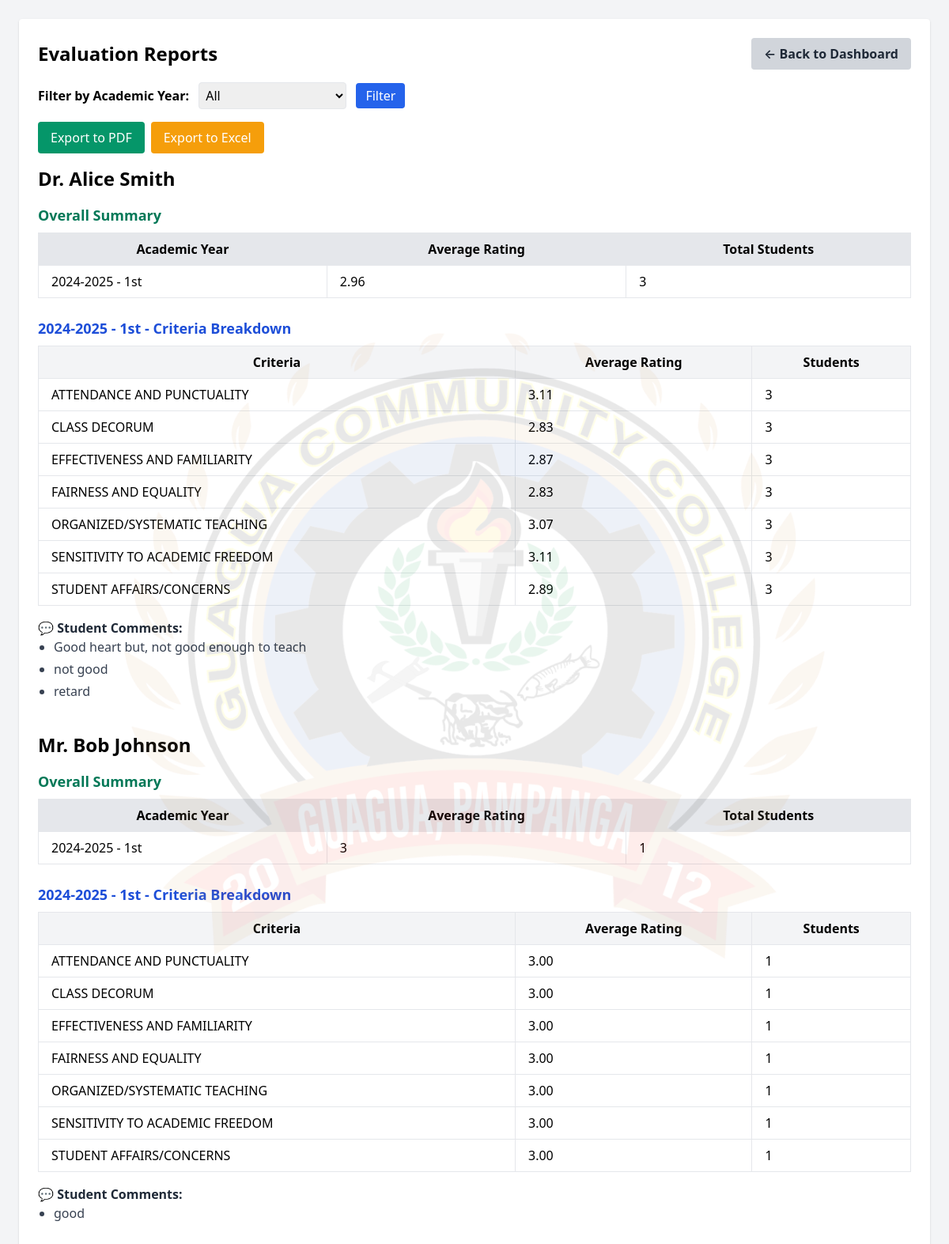
The page /sidebar/evaluation_report.php (signed in) on the database its author committed.
### tables this page shows
CREATE TABLE `faculties` (
  `id` int(11) NOT NULL,
  `faculty_id` varchar(11) NOT NULL,
  `full_name` varchar(150) NOT NULL,
  `department` varchar(100) DEFAULT NULL,
  `position` varchar(100) DEFAULT NULL,
  `created_at` timestamp NOT NULL DEFAULT current_timestamp()
);

### sidebar/evaluation_report.php (the view, shortened to what this page needs)
<?php
require_once '../php/db.php';
$where = '';
$params = [];
$sql = "
SELECT
  f.id AS faculty_id,
  f.full_name AS faculty_name,
  ec.name AS criteria_name,
  ROUND(AVG(er.rating), 2) AS avg_rating,
  COUNT(DISTINCT er.student_id) AS total_students,
  ay.year,
  ay.semester
FROM evaluation_report er
JOIN faculties f ON er.faculty_id = f.id
JOIN questions q ON er.question_id = q.id
JOIN evaluation_criteria ec ON q.criteria_id = ec.id
JOIN academic_years ay ON er.academic_year_id = ay.id
$where
GROUP BY f.id, ec.id, ay.id
ORDER BY f.full_name, ec.name, ay.year DESC
";
$stmt = $pdo->prepare($sql);
$stmt->execute($params);
$rows = $stmt->fetchAll();
$commentSql = "
SELECT
  f.id AS faculty_id,
  ay.year,
  ay.semester,
  GROUP_CONCAT(DISTINCT er.comment SEPARATOR ' | ') AS comments
FROM evaluation_report er
JOIN faculties f ON er.faculty_id = f.id
JOIN academic_years ay ON er.academic_year_id = ay.id
WHERE er.comment IS NOT NULL AND er.comment != ''
" . ($where ? " AND er.academic_year_id = ?" : "") . "
GROUP BY f.id, ay.id
ORDER BY ay.year DESC, ay.semester DESC
";
$commentStmt = $pdo->prepare($commentSql);
$commentStmt->execute($params);
$comments = $commentStmt->fetchAll();
$grouped = [];
foreach ($rows as $row) {
    $fid    = $row['faculty_id'];
    $period = $row['year'] . ' - ' . $row['semester'];
    if (!isset($grouped[$fid])) {
        $grouped[$fid] = [
            'name'    => $row['faculty_name'],
            'periods' => []
        ];
    }
    if (!isset($grouped[$fid]['periods'][$period])) {
        $grouped[$fid]['periods'][$period] = ['ratings' => [], 'comments' => []];
    }
    $grouped[$fid]['periods'][$period]['ratings'][] = $row;
}
foreach ($comments as $c) {
    $fid    = $c['faculty_id'];
    $period = $c['year'] . ' - ' . $c['semester'];
    if (isset($grouped[$fid]['periods'][$period])) {
        $grouped[$fid]['periods'][$period]['comments'] = explode(' | ', $c['comments']);
    }
}
?>
<!DOCTYPE html>
<html>
<head>
    <link href="https://cdn.jsdelivr.net/npm/tailwindcss@2.2.19/dist/tailwind.min.css" rel="stylesheet">
    </head>
<body class="bg-gray-100 p-6">
<div class="max-w-6xl mx-auto bg-white p-6 rounded shadow">
    <div class="flex justify-between items-center mb-4">
        <h1 class="text-2xl font-bold">Evaluation Reports</h1>
        <a href="../php/admin_dashboard.php" class="bg-gray-300 hover:bg-gray-400 text-gray-800 font-semibold px-4 py-2 rounded">
            ← Back to Dashboard
        </a>
    </div>
    <form method="GET" class="mb-4">
        <label for="academic_year_id" class="font-semibold">Filter by Academic Year:</label>
        <select name="academic_year_id" id="academic_year_id" class="border p-1 rounded ml-2">
            <option value="">All</option>
        </select>
        <button type="submit" class="ml-2 px-3 py-1 bg-blue-600 text-white rounded">Filter</button>
    </form>
    <div class="mb-4 flex space-x-2">
        <form method="POST" action="export_pdf.php">
            <button type="submit" class="px-4 py-2 bg-green-600 text-white rounded">Export to PDF</button>
        </form>
        <form method="POST" action="export_excel.php">
            <button type="submit" class="px-4 py-2 bg-yellow-500 text-white rounded">Export to Excel</button>
        </form>
    </div>
    <?php if (empty($grouped)): ?>
        <p class="text-gray-500">No evaluation data found.</p>
    <?php else: ?>
        <?php foreach ($grouped as $fid => $faculty): ?>
            <div class="mb-10">
                <h2 class="text-2xl font-bold mb-4"><?= htmlspecialchars($faculty['name']) ?></h2>
                <div class="mb-6">
                    <h3 class="text-lg font-semibold text-green-700 mb-2">Overall Summary</h3>
                    <table class="w-full table-auto border mb-4">
                        <thead>
                            <tr class="bg-gray-200">
                                <th class="border px-4 py-2">Academic Year</th>
                                <th class="border px-4 py-2">Average Rating</th>
                                <th class="border px-4 py-2">Total Students</th>
                            </tr>
                        </thead>
                        <tbody>
                            <?php foreach ($faculty['periods'] as $period => $data): ?>
                                <?php
                                $allRatings = array_column($data['ratings'], 'avg_rating');
                                $periodAvg  = !empty($allRatings) ? round(array_sum($allRatings) / count($allRatings), 2) : '-';
                                $studentCounts = array_column($data['ratings'], 'total_students');
                                $uniqueStudents = max($studentCounts);
                                ?>
                                <tr>
                                    <td class="border px-4 py-2"><?= htmlspecialchars($period) ?></td>
                                    <td class="border px-4 py-2"><?= $periodAvg ?></td>
                                    <td class="border px-4 py-2"><?= $uniqueStudents ?></td>
                                </tr>
                            <?php endforeach; ?>
                        </tbody>
                    </table>
                </div>
                <?php foreach ($faculty['periods'] as $period => $data): ?>
                    <h3 class="text-lg font-semibold text-blue-700 mb-2"><?= htmlspecialchars($period) ?> - Criteria Breakdown</h3>
                    <table class="w-full table-auto border mb-4">
                        <thead>
                            <tr class="bg-gray-100">
                                <th class="border px-4 py-2">Criteria</th>
                                <th class="border px-4 py-2">Average Rating</th>
                                <th class="border px-4 py-2">Students</th>
                            </tr>
                        </thead>
                        <tbody>
                            <?php foreach ($data['ratings'] as $entry): ?>
                                <tr>
                                    <td class="border px-4 py-2"><?= htmlspecialchars($entry['criteria_name']) ?></td>
                                    <td class="border px-4 py-2"><?= $entry['avg_rating'] ?></td>
                                    <td class="border px-4 py-2"><?= $entry['total_students'] ?></td>
                                </tr>
                            <?php endforeach; ?>
                        </tbody>
                    </table>
                    <?php if (!empty($data['comments'])): ?>
                        <div class="mt-4 mb-6">
                            <h4 class="text-md font-semibold text-gray-800">💬 Student Comments:</h4>
                            <ul class="list-disc pl-5 space-y-1 text-gray-700">
                                <?php foreach ($data['comments'] as $c): ?>
                                    <li><?= htmlspecialchars($c) ?></li>
                                <?php endforeach; ?>
                            </ul>
                        </div>
                    <?php endif; ?>
                <?php endforeach; ?>
            </div>
        <?php endforeach; ?>
    <?php endif; ?>
</div>
</body>
</html>

### sidebar/evaluation_report.php (style rules this page uses)
body { position: relative; background-color: #f3f4f6; }
body::before { content: ""; position: fixed; top: 0; left: 0; width: 100%; height: 100%; background: url('../php/logo.png') no-repeat center center; background-size: 900px 900px; opacity: 0.09; pointer-events: none; z-index: 0; }

### rows shown on the page
faculties: criteria_name "ATTENDANCE AND PUNCTUALITY", avg_rating "3.11", total_students "3", criteria_name "CLASS DECORUM", avg_rating "2.83", criteria_name "EFFECTIVENESS AND FAMILIARITY", avg_rating "2.87", criteria_name "FAIRNESS AND EQUALITY", criteria_name "ORGANIZED/SYSTEMATIC TEACHING", avg_rating "3.07", criteria_name "SENSITIVITY TO ACADEMIC FREEDOM", criteria_name "STUDENT AFFAIRS/CONCERNS", avg_rating "2.89"
faculties: criteria_name "ATTENDANCE AND PUNCTUALITY", avg_rating "3.00", total_students "1", criteria_name "CLASS DECORUM", criteria_name "EFFECTIVENESS AND FAMILIARITY", criteria_name "FAIRNESS AND EQUALITY", criteria_name "ORGANIZED/SYSTEMATIC TEACHING", criteria_name "SENSITIVITY TO ACADEMIC FREEDOM", criteria_name "STUDENT AFFAIRS/CONCERNS"

### other values the page prints
$faculty['name'] "Dr. Alice Smith"
$period "2024-2025 - 1st"
$periodAvg "2.96"
$uniqueStudents "3"
$c "Good heart but, not good enough to teach"
$c "not good"
$c "retard"
$faculty['name'] "Mr. Bob Johnson"
$periodAvg "3"
$uniqueStudents "1"
$c "good"
